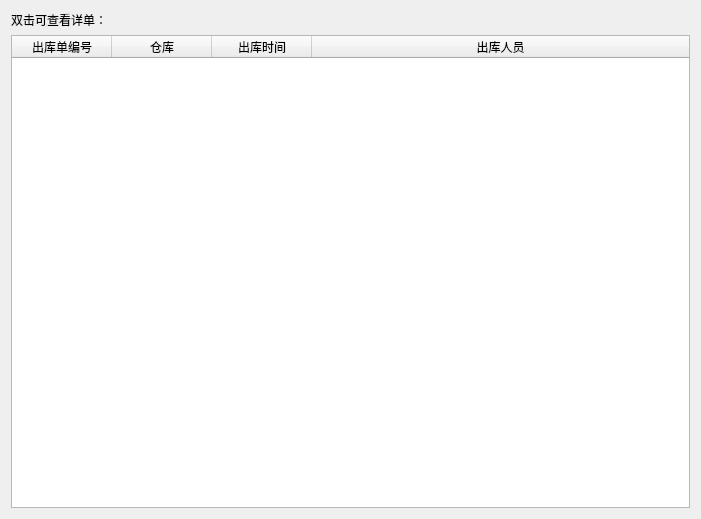
<?xml version="1.0" encoding="UTF-8"?>
<ui version="4.0">
 <class>Form</class>
 <widget class="QWidget" name="Form">
  <property name="geometry">
   <rect>
    <x>0</x>
    <y>0</y>
    <width>701</width>
    <height>519</height>
   </rect>
  </property>
  <property name="windowTitle">
   <string>入库单查看</string>
  </property>
  <layout class="QVBoxLayout" name="verticalLayout">
   <item>
    <widget class="QLabel" name="label">
     <property name="text">
      <string>双击可查看详单：</string>
     </property>
    </widget>
   </item>
   <item>
    <widget class="QTableWidget" name="tableWidget">
     <property name="editTriggers">
      <set>QAbstractItemView::NoEditTriggers</set>
     </property>
     <property name="selectionMode">
      <enum>QAbstractItemView::SingleSelection</enum>
     </property>
     <property name="selectionBehavior">
      <enum>QAbstractItemView::SelectRows</enum>
     </property>
     <attribute name="horizontalHeaderStretchLastSection">
      <bool>true</bool>
     </attribute>
     <attribute name="verticalHeaderVisible">
      <bool>false</bool>
     </attribute>
     <column>
      <property name="text">
       <string>出库单编号</string>
      </property>
     </column>
     <column>
      <property name="text">
       <string>仓库</string>
      </property>
     </column>
     <column>
      <property name="text">
       <string>出库时间</string>
      </property>
     </column>
     <column>
      <property name="text">
       <string>出库人员</string>
      </property>
     </column>
    </widget>
   </item>
  </layout>
 </widget>
 <resources/>
 <connections/>
</ui>
